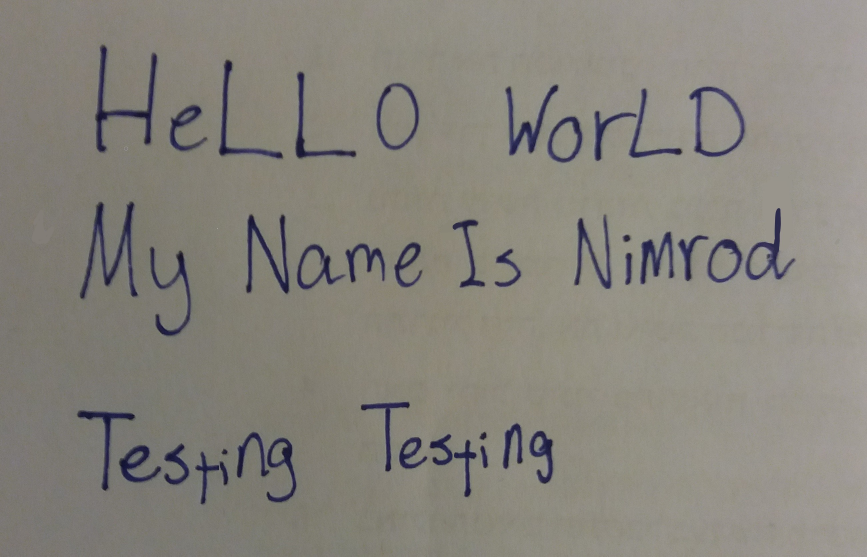
#> input picture testing images/TEST1.jpg, 2601 x 1669 px (shown at 1/3 size)
$ python -i preprocessor.py   (imports and definitions only)   (Python 2 division)   (older library calls are emulated)
#> lines starting #> are read from the running program, lines starting #| are printed output that depends on the picture; after the words box and inside, x2 and y2 are one past the last pixel; in counts of white or black regions, pixels touching at a corner belong together
### src/ContourClass.py
# -*- coding: utf-8 -*-
import cv2


class Contour():
    """
    A helper class for the Preprocessor. Prevents the Preprocessor to calculate
    the info of a contour many times, and instead just stores all the needed
    information in a single class.
    """
    def __init__(self, cnt, index, hierarchy):
        self.contour = cnt
        self.index = index
        self.bounding_rect = cv2.boundingRect(cnt)
        self.hierarchy = hierarchy

### src/preprocessor.py
# -*- coding: utf-8 -*-
import cv2
import numpy as np
import Image
from ContourClass import Contour


MIN_CNT_SIZE_RATIO = 0.0000005
Y_DISTANCE_TO_AVE_RATIO = 0.4

NET_INPUT_WIDTH = 28
NET_INPUT_HEIGHT = 28
NETWORK_INPUT_SIZE = (NET_INPUT_HEIGHT, NET_INPUT_WIDTH)
CHARACTER_SIZE = 20.0
BORDER_SIZE = 1, 1, 1, 1


class Preprocessor():
    def __init__(self, img):
        self.__img = self.__prepare_img(img)
        _, cnts, hierarchy = cv2.findContours(
            self.__img, cv2.RETR_TREE, cv2.CHAIN_APPROX_SIMPLE)
        self.__contours = []
        for i, cnt in enumerate(cnts):
            self.__contours.append(Contour(cnt, i, hierarchy[0][i]))
        self.__contours = np.array(self.__contours)

    def __prepare_img(self, img):
        """
        Returns a rotated to text tilt threshold of the image. Uses
        IMG_IMG_THRESHOLD to determine the threshold value.
        :param img: The image in question (OpenCV2 image).
        :return: A rotated to text tilt threshold of the image (OpenCV2 image).
        """
        blur = cv2.bilateralFilter(img, 40, 10, 10)
        thresh = cv2.adaptiveThreshold(blur, 255,
                                       cv2.ADAPTIVE_THRESH_GAUSSIAN_C,
                                       cv2.THRESH_BINARY, 201, 30)

        thresh = cv2.bitwise_not(thresh)
        thresh = self.__clean_image(thresh)
        # Rotating the text. Works only on large texts
        # angle = self.__get_text_tilt(img)
        # rotated = self.__rotate_image
        # return rotated
        return thresh

    def __get_external_contours(self):
        """
        Returns only the external contours in the image.
        """
        externals = []
        for cnt in self.__contours:
            if cnt.hierarchy[3] == -1:
                externals.append(cnt)
        return externals

    @staticmethod
    def __clean_image(img):
        """
        Cleans the image from tiny dots leftover from the threshold.
        :param img: The image in question (OpenCV2 Image)
        """
        contours = cv2.findContours(img, cv2.RETR_EXTERNAL,
                                    cv2.CHAIN_APPROX_SIMPLE)[1]
        sizes = [cv2.boundingRect(cnt)[2:] for cnt in contours]
        sizes = [(w - 1) * (h - 1) for w, h in sizes]
        for i, size in enumerate(sizes):
            if size < MIN_CNT_SIZE_RATIO * img.shape[0] * img.shape[1]:
                cv2.drawContours(img, contours, i, 0, -1)
        return img

    # [14 lines left out: function __get_text_tilt, not called in this run]

    def __get_line_coords(self):
        """
        Returns the coordinates of the different lines.
        :returns: [(upper_y_coord, lower_y_coord)]
        """
        external = self.__get_external_contours()
        line_breaks = []
        external = sorted(external, key=lambda x: x.bounding_rect[1])
        for cnt1, cnt2 in zip(external[:-1], external[1:]):
            x1, y1, w1, h1 = cnt1.bounding_rect
            x2, y2, w2, h2 = cnt2.bounding_rect
            overlap = (y1 + h1) - y2
            if overlap <= 0 or h2 / overlap > 3:
                line_break = (y2 + (y1 + h1)) / 2
                line_breaks.append(line_break)

        lines = [0] + line_breaks + [self.__img.shape[0]]
        return zip(lines[:-1], lines[1:])

    # [27 lines left out: functions __rotate_image, __get_line_height, not called in this run]

    def __get_word_coords(self, upper, lower):
        """
        Returns the coordinates of the different words.
        :param upper: The upper coordinate of the line.
        :param lower: The lower coordinate of the line.
        :returns: [(left_x_coord, right_x_coord)]
        """
        bounds = upper, lower, 0, self.__img.shape[1]
        external = self.__get_external_contours()  # Get only the external
        # contours
        relevant = [cnt for cnt in external if
                    self.__filter_contour(cnt, bounds)]  # Get only the
                    # relevant contours to the line

        bounding_rects = [cnt.bounding_rect for cnt in relevant]
        bounding_rects = sorted(bounding_rects, key=lambda x: x[0])  # Sort by
        # x value

        gaps = []
        for rect1, rect2 in zip(bounding_rects[:-1], bounding_rects[1:]):
            x1, _, w1, _ = rect1
            x2 = rect2[0]
            gaps.append(x2 - (x1 + w1))
        if not gaps:  # Only one word in the line
            return [(0, self.__img.shape[1])]

        space_threshold = self.__get_space_threshold(gaps)
        spaces = []
        for rect1, rect2 in zip(bounding_rects[:-1], bounding_rects[1:]):
            x1, _, w1, _ = rect1
            x2 = rect2[0]
            gap = x2 - (x1 + w1)
            if gap >= space_threshold:
                spaces.append((x2 + x1 + w1) / 2)

        spaces = [0] + spaces + [self.__img.shape[1]]
        return zip(spaces[:-1], spaces[1:])

    @staticmethod
    def __get_padding(char):
        """
        Returns how much padding is needed to turn the character to the
        specified input shape of the neural network.
        NOTE: Will return negative if the character is larger than the network
        input shape.
        :param char: The character in question (OpenCV2 image).
        :return: (padding_height, padding_width) for the character. (int, int)
        """
        input_h, input_w = NETWORK_INPUT_SIZE
        char_h, char_w = char.shape[:2]
        padding_left = (input_w - char_w) / 2
        padding_right = input_w - (char_w + padding_left)
        padding_top = (input_h - char_h) / 2
        padding_bottom = input_h - (char_h + padding_top)
        return padding_top, padding_bottom, padding_left, padding_right

    def __rescale_char(self, char):
        """
        Rescales the character so that either its height or width is equal to
        CHARACTER_SIZE, then pads it so that it fits with NETWORK_INPUT_SIZE
        :param char: The character in question (OpenCV2 image).
        :return: The rescaled, padded character in question (OpenCV2 image).
        """
        bs_t, bs_b, bs_l, bs_r = BORDER_SIZE
        black = [0, 0, 0]
        char = cv2.copyMakeBorder(char, bs_t, bs_b, bs_l, bs_r,
                                  cv2.BORDER_CONSTANT, value=black)

        char = char.astype(np.uint8)
        cv2_im = cv2.cvtColor(char, cv2.COLOR_GRAY2BGR)
        pil_img = Image.fromarray(cv2_im)

        w, h = pil_img.size
        scaling = CHARACTER_SIZE / max(w, h)
        new_size = (int(scaling * w), int(scaling * h))

        pil_img = pil_img.resize(new_size, Image.ANTIALIAS)
        rescaled = np.array(pil_img, dtype=np.float64)
        rescaled = rescaled[:, :, 0]  # BGR to grayscaled

        pad_t, pad_b, pad_l, pad_r = self.__get_padding(rescaled)
        rescaled = cv2.copyMakeBorder(rescaled, pad_t, pad_b, pad_l, pad_r,
                                      cv2.BORDER_CONSTANT, value=black)
        return rescaled

    def __crop_contour(self, contours):
        """
        Redraws the character so that only the relevant parts remain.
        :param contours: List of all the contours that make the character.
        :return: The redrawn character (OpenCV2 image).
        """
        mask = np.zeros(self.__img.shape)
        contours = [cnt.contour for cnt in contours]
        cv2.drawContours(mask, contours, -1, 255, -1)
        # Now crop
        x, y = np.where(mask == 255)
        top_x, top_y = (np.min(x), np.min(y))
        bottom_x, bottom_y = (np.max(x), np.max(y))
        return mask[top_x:bottom_x+1, top_y:bottom_y+1]

    def __get_cnt_directly_underneath(self, cnt):
        """
        Returns the contour directly beneath the one inputted.
        :param cnt: The contour in question.
        :return: The contour beneath it.
        """
        x, y, w, h = cnt.bounding_rect
        center_x = x + w / 2
        center_y = y + h / 2
        external = self.__get_external_contours()
        sorted_cnt = sorted(external, key=lambda _x: _x.bounding_rect[1])
        for contour in sorted_cnt:
            x2, y2, w2, h2 = contour.bounding_rect
            if y2 > center_y:
                if x2 < center_x < (x2 + w2):
                    return contour

    def __segment_tittles(self):
        """
        Tittles are the little dots above 'i' and 'j'. This function adds them
        to the letter contour.
        """
        external = self.__get_external_contours()
        if not external:
            return
        y_distances = []
        for cnt in external:
            cnt2 = self.__get_cnt_directly_underneath(cnt)
            if cnt2:
                x1, y1, w1, h1 = cnt.bounding_rect
                x2, y2, w2, h2 = cnt2.bounding_rect
                y_distances.append(y2 - (y1 + h1))
        if not y_distances:
            return
        average_y_distance = np.mean(y_distances)

        sorted_cnt = sorted(external, key=lambda x: x.bounding_rect[1])
        for cnt in sorted_cnt:
            cnt2 = self.__get_cnt_directly_underneath(cnt)
            if cnt2:
                x1, y1, w1, h1 = cnt.bounding_rect
                x2, y2, w2, h2 = cnt2.bounding_rect
                y_distance = y2 - (y1 + h1)
                if y_distance < average_y_distance * Y_DISTANCE_TO_AVE_RATIO:
                    cnt.hierarchy[3] = cnt2.index

    @staticmethod
    def __get_space_threshold(char_gaps):
        """
        Returns the minimum space threshold in a line by it's the gaps between
        the characters.
        :param char_gaps: [gap between character]
        :return: The minimum threshold for space.
        """
        char_gaps = sorted([max(0, gap) for gap in char_gaps])
        weights = range(1, len(char_gaps) + 1)  # + len(char_gaps) / 10
        char_average = np.average(char_gaps, weights=weights)
        last_gaps = char_gaps[-(len(char_gaps) / 4):]
        last_average = np.mean(last_gaps)
        return np.average([char_average, last_average], weights=[2, 1])

    @staticmethod
    def __filter_contour(contour, bounds):
        """
        Returns whether the contour is a character inside the word or not.
        Checks that the contour is an external one, if it's inside the bounds
        of the word, and if it is tall enough to not be a tittle (the little
        dots above 'i' and 'j').
        :param contour: The contour in question
        :param bounds: (upper, lower, left, right).
        :return: True if the contour is a character in the word. False
        otherwise.
        """
        upper, lower, left, right = bounds
        x, y, w, h = contour.bounding_rect
        x_center = x + w / 2
        y_center = y + h / 2
        if upper < y_center < lower and left < x_center < right:
            return True
        return False

    def __get_all_internal_contours(self, external_contour):
        """
        Returns all the internal contours within a contour.
        :param external_contour: The contour in question.
        """
        index = external_contour.index
        internal_contours = [cnt for cnt in self.__contours if
                             cnt.hierarchy[3] == index]
        internal_contours += [external_contour]
        return internal_contours

    def __separate_word(self, bounds):
        """
        Separate each word to its characters. (Also turns character to network
        format of 0-1 instead of 0-255.)
        :param bounds: (upper, lower, left, right) coordinates of the word.
        :return: List of characters.
        :rtype : [OpenCV2 image]
        """
        external = self.__get_external_contours()
        relevant = [cnt for cnt in external if
                    self.__filter_contour(cnt, bounds)]
        word_chars = []
        for cnt in relevant:
            contours = self.__get_all_internal_contours(cnt)
            char = self.__crop_contour(contours)
            x = cnt.bounding_rect[0]
            word_chars.append((char / 255.0, x))
        word_chars = [w[0] for w in sorted(word_chars, key=lambda a: a[1])]
        return word_chars

    def __separate_line(self, upper, lower):
        """
        Separate each line to its characters.
        :return: List of lists of characters (OpenCV2 image).
        :rtype : [words] = [[(OpenCV2 image)]]
        """
        words = self.__get_word_coords(upper, lower)
        line = []
        for left, right in words:
            chars = self.__separate_word((upper, lower, left, right))
            word_chars = [self.__rescale_char(char) for char in chars]
            if word_chars:
                line.append(word_chars)
        return line

    def separate_text(self):
        """
        Separates the image to its individual characters, ready to be inputted
        to the neural network.
        :return: List of lists of lists of characters (OpenCV2 image).
        :rtype : [lines] = [[words]] = [[[(OpenCV2 image)]]]
        """
        self.__segment_tittles()
        lines = self.__get_line_coords()
        text = []
        for upper, lower in lines:
            line_chars = self.__separate_line(upper, lower)
            if line_chars:
                text.append(line_chars)
        return text

>>> import cv2
>>> picture = cv2.imread('../testing images/TEST1.jpg', cv2.IMREAD_GRAYSCALE)
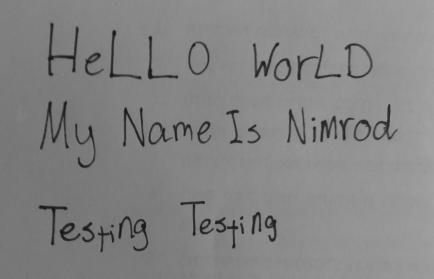
#> picture: shape (1669, 2601) (shown at 1/6 size); min 8, max 255, mean 132
>>> result = Preprocessor(picture).separate_text()
#> in __prepare_img, `thresh = cv2.adaptiveThreshold(blur, 255, cv2.ADAPTIVE_THRESH_GAUSSIAN..`:
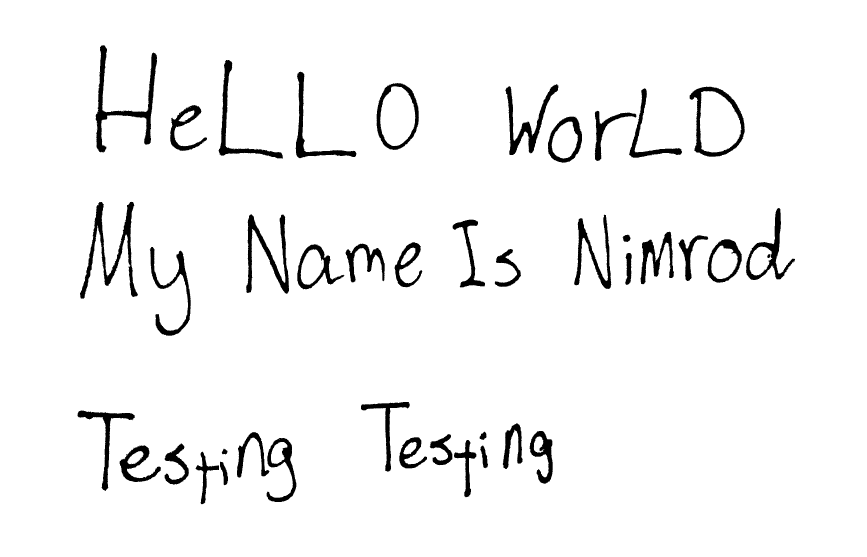
#> thresh: shape (1669, 2601) (shown at 1/3 size); 95.8% white; 64 black regions (22 under 20 px), largest, box (x1, y1, x2, y2) and area: (287, 136, 471, 458) 10820, (240, 605, 414, 896) 10710, (738, 643, 867, 881) 8294
#> in __prepare_img, `thresh = cv2.bitwise_not(thresh)`:
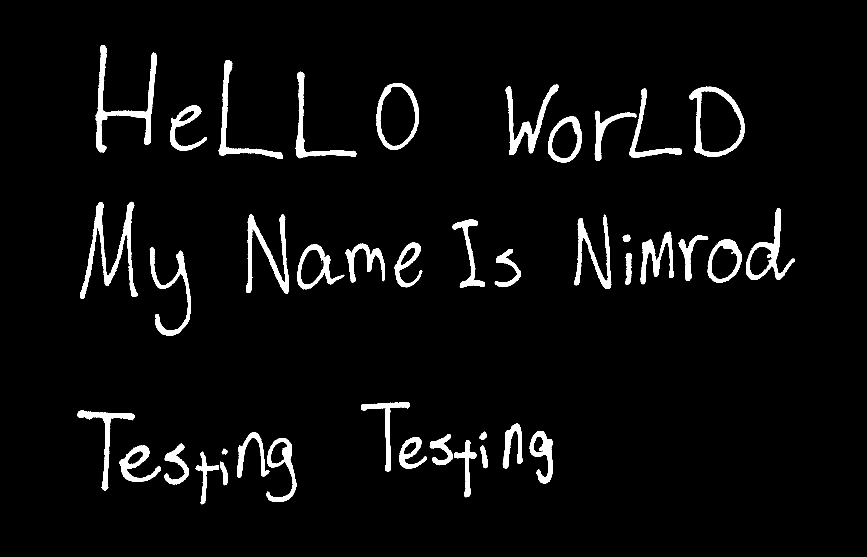
#> thresh: shape (1669, 2601) (shown at 1/3 size); 4.2% white; 64 white regions (22 under 20 px)
#> in __clean_image, `contours = cv2.findContours(img, cv2.RETR_EXTERNAL, cv2.CHAIN_APPROX_S..`: contours = 56 contours, 15 with area under 20; largest, box (x1, y1, x2, y2) and area: (2069, 260, 2234, 470) 25010, (1130, 249, 1257, 450) 19734, (1644, 350, 1746, 488) 10524, (2238, 624, 2385, 840) 10352, (287, 136, 471, 458) 10075
#> in __clean_image, `sizes = [cv2.boundingRect(cnt)[2:] for cnt in contours]`: sizes = 56 pairs, first value 1 to 193, second value 1 to 322
#> in __clean_image, `sizes = [(w - 1) * (h - 1) for w, h in sizes]`: sizes = 56 values, max 58743 at index 55, min 0 at index 1, mean 14298.8
#> the loop in __clean_image, `for i, size in enumerate(sizes):` made 56 passes
#> size on passes 1 to 8: 1610, 0, 10833, 272, 1474, 13516, 8928, 11286
#> in __init__, `_, cnts, hierarchy = cv2.findContours( self.__img, cv2.RETR_TREE, cv2...`: cnts = 138 contours, 84 with area under 20; largest, box (x1, y1, x2, y2) and area: (2069, 260, 2234, 470) 25010, (1130, 249, 1257, 450) 19734, (2098, 272, 2225, 459) 18196, (1139, 258, 1247, 439) 14639, (1644, 350, 1746, 488) 10524
#> the loop in __init__, `for i, cnt in enumerate(cnts):` made 138 passes
#> the loop in __get_external_contours, `for cnt in self.__contours:` made 138 passes
#> after the loop in __get_external_contours, `for cnt in self.__contours:`: externals = 41 items
#> the loop in __segment_tittles, `for cnt in external:` made 41 passes
#> (x in __get_cnt_directly_underneath, y in __get_cnt_directly_underneath, w in __get_cnt_directly_underneath, h in __get_cnt_directly_underneath, center_x in __get_cnt_directly_underneath, center_y in __get_cnt_directly_underneath, x1, y1) on passes 3, 12, 18, 19, 21, 22, 25, 27: (665, 1346, 18, 17, 674, 1354, 665, 1346), (1439, 1295, 21, 25, 1449, 1307, 1439, 1295), (1484, 747, 79, 114, 1523, 804, 1484, 747), (450, 741, 122, 266, 511, 874, 450, 741), (1037, 731, 117, 116, 1095, 789, 1037, 731), (1184, 727, 83, 135, 1225, 794, 1184, 727), (1868, 704, 24, 22, 1880, 715, 1868, 704), (1358, 659, 97, 203, 1406, 760, 1358, 659)
#> after the loop in __segment_tittles, `for cnt in external:`: y_distances = [22, 17, 409, 323, 359, 344, 33, 458, 415, 335, 288, 222, 248, 828, 277, 258, 167, 147]
#> in __segment_tittles, `average_y_distance = np.mean(y_distances)`: average_y_distance = 286.1
#> in __segment_tittles, `sorted_cnt = sorted(external, key=lambda x: x.bounding_rect[1])`: sorted_cnt = 41 items
#> the loop in __segment_tittles, `for cnt in sorted_cnt:` made 41 passes
#> (x in __get_cnt_directly_underneath, y in __get_cnt_directly_underneath, w in __get_cnt_directly_underneath, h in __get_cnt_directly_underneath, center_x in __get_cnt_directly_underneath, center_y in __get_cnt_directly_underneath, x1, y1) on pass 1: (287, 136, 184, 322, 379, 297, 287, 136)
#> the loop in __get_line_coords, `for cnt1, cnt2 in zip(external[:-1], external[1:]):` made 37 passes
#> the loop in separate_text, `for upper, lower in lines:` made 3 passes
#> pass 1, in __rescale_char, `char = cv2.copyMakeBorder(char, bs_t, bs_b, bs_l, bs_r, cv2.BORDER_CON..`:
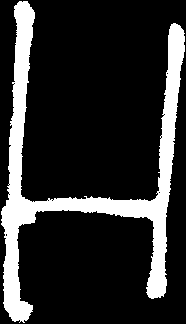
#> char: shape (324, 186) float64; values 0 (black) and 1 (white), 18% white; 1 white region, box (x1, y1, x2, y2) and area: (1, 1, 185, 323) 10820
#> pass 1, in __rescale_char, `rescaled = cv2.copyMakeBorder(rescaled, pad_t, pad_b, pad_l, pad_r, cv..`:
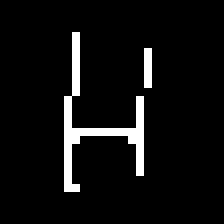
#> rescaled: shape (28, 28) float64 (shown 8 times larger); values 0 (black) and 1 (white), 5.9% white in thin lines or dots, all inside (x1, y1, x2, y2) = (8, 4, 19, 24)
